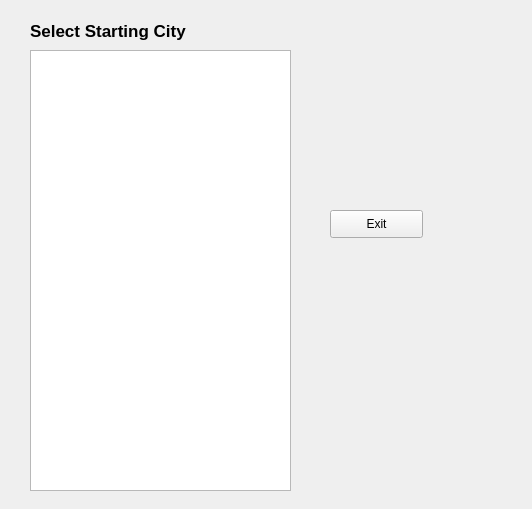
<?xml version="1.0" encoding="UTF-8"?>
<ui version="4.0">
 <class>Option2</class>
 <widget class="QWidget" name="Option2">
  <property name="geometry">
   <rect>
    <x>0</x>
    <y>0</y>
    <width>532</width>
    <height>509</height>
   </rect>
  </property>
  <property name="windowTitle">
   <string>Form</string>
  </property>
  <widget class="QStackedWidget" name="stackedWidget">
   <property name="geometry">
    <rect>
     <x>20</x>
     <y>10</y>
     <width>431</width>
     <height>491</height>
    </rect>
   </property>
   <property name="currentIndex">
    <number>0</number>
   </property>
   <widget class="QWidget" name="pg1">
    <widget class="QLabel" name="start">
     <property name="geometry">
      <rect>
       <x>10</x>
       <y>10</y>
       <width>211</width>
       <height>21</height>
      </rect>
     </property>
     <property name="font">
      <font>
       <pointsize>13</pointsize>
       <weight>75</weight>
       <bold>true</bold>
       <kerning>true</kerning>
      </font>
     </property>
     <property name="text">
      <string>Select Starting City</string>
     </property>
     <property name="textFormat">
      <enum>Qt::PlainText</enum>
     </property>
    </widget>
    <widget class="QListWidget" name="newList1">
     <property name="geometry">
      <rect>
       <x>10</x>
       <y>40</y>
       <width>261</width>
       <height>441</height>
      </rect>
     </property>
     <property name="selectionMode">
      <enum>QAbstractItemView::MultiSelection</enum>
     </property>
    </widget>
    <widget class="QPushButton" name="exit1">
     <property name="geometry">
      <rect>
       <x>310</x>
       <y>200</y>
       <width>93</width>
       <height>28</height>
      </rect>
     </property>
     <property name="text">
      <string>Exit</string>
     </property>
    </widget>
   </widget>
   <widget class="QWidget" name="pg2">
    <widget class="QLabel" name="next2">
     <property name="geometry">
      <rect>
       <x>10</x>
       <y>10</y>
       <width>201</width>
       <height>21</height>
      </rect>
     </property>
     <property name="font">
      <font>
       <pointsize>13</pointsize>
       <weight>75</weight>
       <bold>true</bold>
       <kerning>true</kerning>
      </font>
     </property>
     <property name="text">
      <string>Select Next City</string>
     </property>
     <property name="textFormat">
      <enum>Qt::PlainText</enum>
     </property>
    </widget>
    <widget class="QListWidget" name="newList2">
     <property name="geometry">
      <rect>
       <x>10</x>
       <y>40</y>
       <width>261</width>
       <height>451</height>
      </rect>
     </property>
     <property name="selectionMode">
      <enum>QAbstractItemView::MultiSelection</enum>
     </property>
    </widget>
    <widget class="QPushButton" name="exit2">
     <property name="geometry">
      <rect>
       <x>310</x>
       <y>210</y>
       <width>93</width>
       <height>28</height>
      </rect>
     </property>
     <property name="text">
      <string>Exit</string>
     </property>
    </widget>
    <widget class="QPushButton" name="confirm">
     <property name="geometry">
      <rect>
       <x>310</x>
       <y>180</y>
       <width>93</width>
       <height>28</height>
      </rect>
     </property>
     <property name="text">
      <string>Confirm</string>
     </property>
    </widget>
   </widget>
  </widget>
 </widget>
 <resources/>
 <connections>
  <connection>
   <sender>exit1</sender>
   <signal>clicked()</signal>
   <receiver>exit1</receiver>
   <slot>close()</slot>
   <hints>
    <hint type="sourcelabel">
     <x>524</x>
     <y>422</y>
    </hint>
    <hint type="destinationlabel">
     <x>565</x>
     <y>422</y>
    </hint>
   </hints>
  </connection>
 </connections>
</ui>
